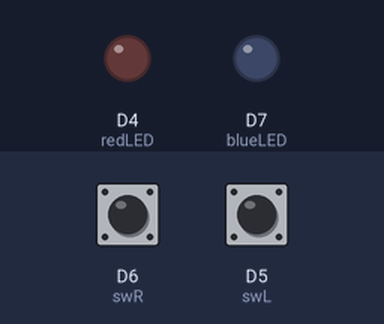
Simulated run of this sketch. Board: ESP8266 (NodeMCU). Parts: output pins drawn as LEDs (lit = HIGH). The test bench sets the inputs (shaded band); at power-on: D6 (swR) HIGH, D5 (swL) HIGH. What the sketch prints to the serial monitor is not drawn.

Above: at 1.2 s.
1.3 s: D6 (swR) pulled LOW for 0.15 s
At 1.38 s:
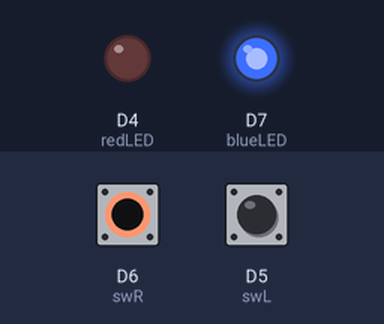
2.9 s: D5 (swL) pulled LOW for 0.15 s
At 2.97 s:
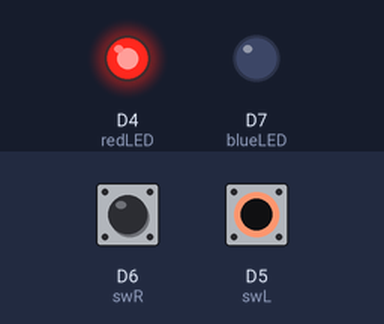
4.5 s: D5 (swL) pulled LOW for 3.2 s
At 8.8 s:
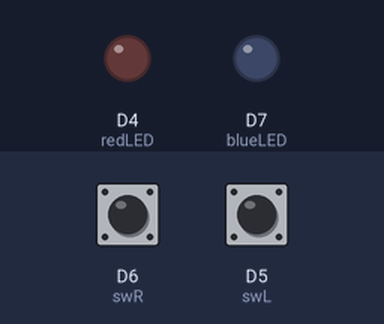
9.2 s: D6 (swR) pulled LOW for 3.2 s
At 9.9 s:
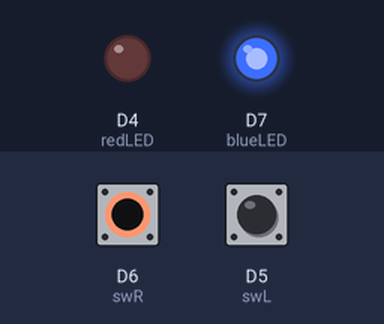
13.9 s: D6 (swR) driven LOW and D5 (swL) driven LOW
At 14.7 s:
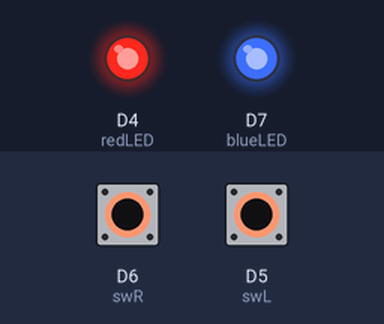
Timing chart, 0 to 16.4 s (numbered marks = the images above; inputs shaded):
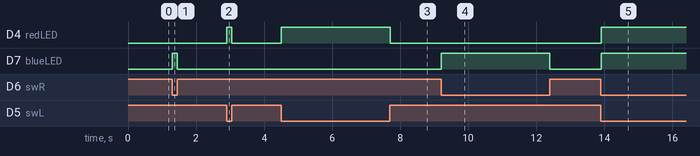

The sketch:

digitalInput_LED.ino
```cpp
int swL = D5;
int swR = D6;
int redLED = D4;
int blueLED = D7;

void setup() {
  Serial.begin(9600);
  // put your setup code here, to run once:
  pinMode(swL, INPUT);
  pinMode(swR, INPUT);
  pinMode(redLED, OUTPUT);
  pinMode(blueLED, OUTPUT);
}

void loop() {
  // put your main code here, to run repeatedly:
  int swLVal = digitalRead(swL);
  int swRVal = digitalRead(swR);

  if(swLVal == 0){
    digitalWrite(redLED, HIGH);
  }
  else{
    digitalWrite(redLED, LOW);
  }
  if(swRVal == 0){
    digitalWrite(blueLED, HIGH);
  }
  else{
    digitalWrite(blueLED, LOW);
  }

  Serial.print(swLVal);
  Serial.println(swRVal);


}
```

Measured:
- after the input at 1.3 s, D7 (blueLED): LOW → HIGH at once, → LOW 0.15 s later
- after the input at 2.9 s, D4 (redLED): LOW → HIGH at once, → LOW 0.15 s later
- after the input at 4.5 s, D4 (redLED): LOW → HIGH at once, → LOW 3.2 s later
- after the input at 9.2 s, D7 (blueLED): LOW → HIGH at once, → LOW 3.2 s later
- after the input at 13.9 s, D4 (redLED), D7 (blueLED): LOW → HIGH at once
